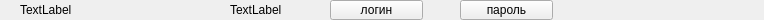
<?xml version="1.0" encoding="UTF-8"?>
<ui version="4.0">
 <class>PasswordRecord</class>
 <widget class="QWidget" name="PasswordRecord">
  <property name="geometry">
   <rect>
    <x>0</x>
    <y>0</y>
    <width>764</width>
    <height>20</height>
   </rect>
  </property>
  <property name="windowTitle">
   <string>Form</string>
  </property>
  <widget class="QLabel" name="labelSiteName">
   <property name="geometry">
    <rect>
     <x>230</x>
     <y>0</y>
     <width>63</width>
     <height>20</height>
    </rect>
   </property>
   <property name="text">
    <string>TextLabel</string>
   </property>
  </widget>
  <widget class="QPushButton" name="pushButtonCopyLogin">
   <property name="geometry">
    <rect>
     <x>330</x>
     <y>0</y>
     <width>93</width>
     <height>20</height>
    </rect>
   </property>
   <property name="text">
    <string>логин</string>
   </property>
  </widget>
  <widget class="QLabel" name="labelIcon">
   <property name="geometry">
    <rect>
     <x>20</x>
     <y>0</y>
     <width>63</width>
     <height>20</height>
    </rect>
   </property>
   <property name="text">
    <string>TextLabel</string>
   </property>
  </widget>
  <widget class="QPushButton" name="pushButtonCopyPassword">
   <property name="geometry">
    <rect>
     <x>460</x>
     <y>0</y>
     <width>93</width>
     <height>20</height>
    </rect>
   </property>
   <property name="text">
    <string>пароль</string>
   </property>
  </widget>
 </widget>
 <resources/>
 <connections/>
</ui>
